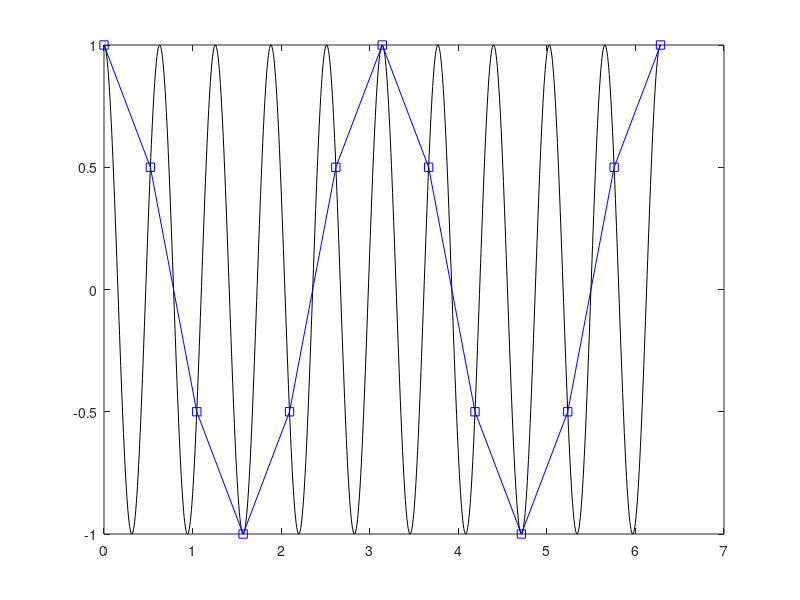

Write MATLAB code to recreate this figure.
% verwende 1000 Punkte zum Plotten der Funktion
omega = 10;
n_plot = 1000;
x1 = linspace(0,2*pi,n_plot);
y1 = sin(omega*(x1+pi/4));

% n_sample HIER ANPASSEN
% -----------------------
n_sample = 13;
% -----------------------
x2 = linspace(0,2*pi,n_sample);
y2 = sin(omega*(x2+pi/4));

% plotte sin(10*(x+pi/4)) mit verschiedener Anzahl Stuetzstellen
plot(x1,y1,'k',x2,y2,'bs-');